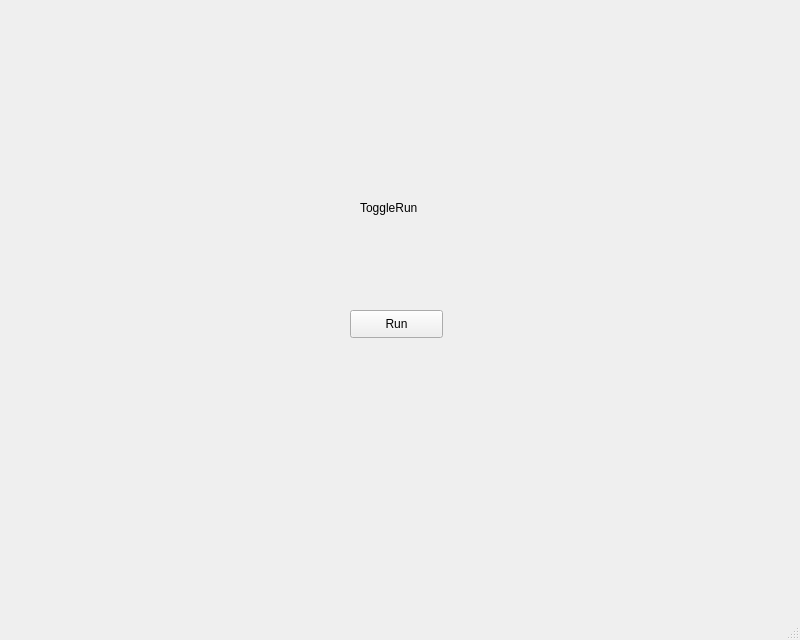
<?xml version="1.0" encoding="UTF-8"?>
<ui version="4.0">
 <class>MainWindow</class>
 <widget class="QMainWindow" name="MainWindow">
  <property name="geometry">
   <rect>
    <x>0</x>
    <y>0</y>
    <width>800</width>
    <height>640</height>
   </rect>
  </property>
  <property name="windowTitle">
   <string>MainWindow</string>
  </property>
  <widget class="QWidget" name="centralwidget">
   <widget class="QLabel" name="label">
    <property name="geometry">
     <rect>
      <x>360</x>
      <y>200</y>
      <width>61</width>
      <height>16</height>
     </rect>
    </property>
    <property name="text">
     <string>ToggleRun</string>
    </property>
   </widget>
   <widget class="QPushButton" name="pushButton">
    <property name="geometry">
     <rect>
      <x>350</x>
      <y>310</y>
      <width>93</width>
      <height>28</height>
     </rect>
    </property>
    <property name="text">
     <string>Run</string>
    </property>
   </widget>
  </widget>
  <widget class="QMenuBar" name="menubar">
   <property name="geometry">
    <rect>
     <x>0</x>
     <y>0</y>
     <width>800</width>
     <height>26</height>
    </rect>
   </property>
  </widget>
  <widget class="QStatusBar" name="statusbar"/>
 </widget>
 <resources/>
 <connections/>
</ui>
